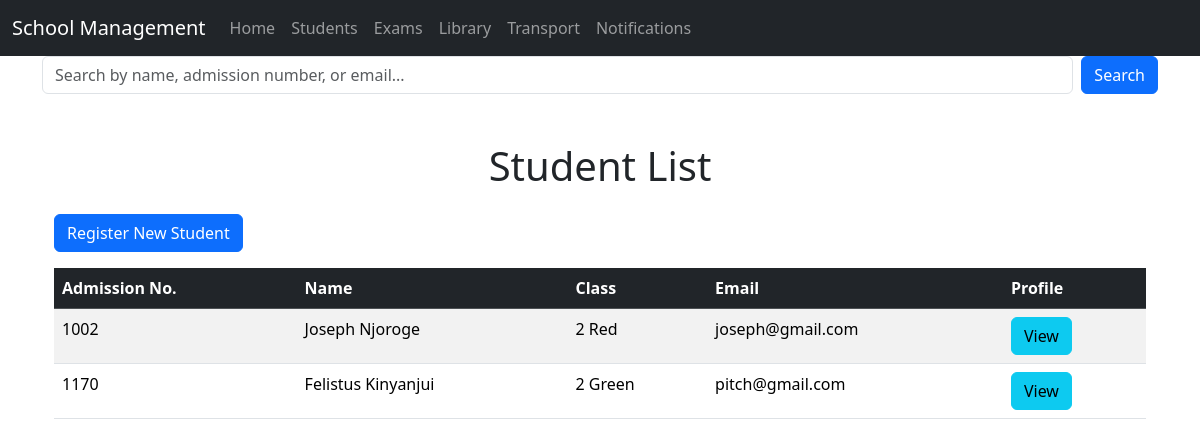
/students/, run on an earlier commit of the app's database.
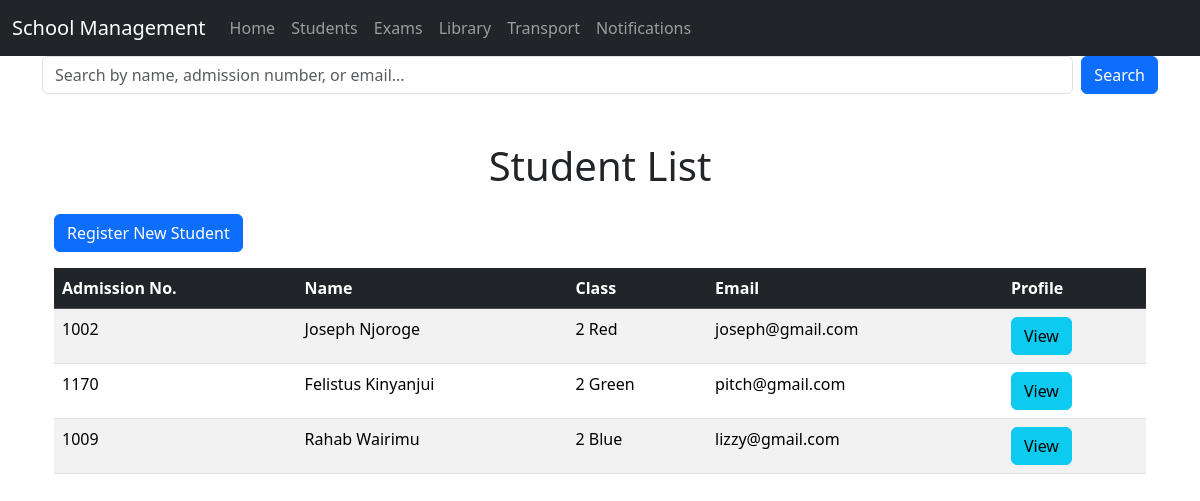
And on a later commit of the database.
### students/models.py (models this page shows, shortened)
class Student(models.Model):
    GENDER_CHOICES = [('Male', 'Male'), ('Female', 'Female')]
    id = models.AutoField(primary_key=True)
    admission_number = models.CharField(max_length=50, unique=True)  # Unique student ID
    name = models.CharField(max_length=255)
    email = models.EmailField(unique=True, null=True, blank=True)  # Email
    class_name = models.CharField(max_length=50)  # Class/Grade
    age = models.PositiveIntegerField()
    gender = models.CharField(max_length=10, choices=GENDER_CHOICES)
    birth_date = models.DateField(null=True, blank=True)  # Date of Birth
    address = models.TextField(null=True, blank=True)  # Home Address
    parent_contact = models.CharField(max_length=15)  # Parent/Guardian Contact
    profile_picture = models.ImageField(upload_to='students/', null=True, blank=True)  # Profile Picture
    date_registered = models.DateTimeField(auto_now_add=True)  # Auto-set registration date

### students/views.py (the view)
# urls.py: path('students/', views.student_list, name='student_list'),
def student_list(request):
    query = request.GET.get('q')
    if query:
        students = Student.objects.filter(
            Q(name__icontains=query) |
            Q(admission_number__icontains=query) |
            Q(email__icontains=query)
        )
    else:
        students = Student.objects.all()
    return render(request, 'students/student_list.html', {'students': students})

### templates/students/student_list.html
{% extends 'students/../base.html' %}
{% block content %}
    <form method="GET" class="d-flex mb-4">
        <input type="text" name="q" class="form-control me-2" placeholder="Search by name, admission number, or email..." value="{{ request.GET.q }}">
        <button type="submit" class="btn btn-primary">Search</button>
    </form>
<div class="container mt-5">
    <h1 class="text-center mb-4">Student List</h1>
    <a href="{% url 'student_register' %}" class="btn btn-primary mb-3">Register New Student</a>
    <table class="table table-striped table-hover">
        <thead class="table-dark">
            <tr>
                <th>Admission No.</th>
                <th>Name</th>
                <th>Class</th>
                <th>Email</th>
                <th>Profile</th>
            </tr>
        </thead>
        <tbody>
            {% for student in students %}
            <tr>
                <td>{{ student.admission_number }}</td>
                <td>{{ student.name }}</td>
                <td>{{ student.class_name }}</td>
                <td>{{ student.email }}</td>
                <td><a href="{% url 'student_profile' student.id %}" class="btn btn-info">View</a></td>
            </tr>
            {% endfor %}
        </tbody>
    </table>
</div>
{% endblock %}

What changed in the data, as far as the page shows it:
added Student: admission_number "1009", name "Rahab Wairimu", class_name "2 Blue", email "lizzy@gmail.com"
